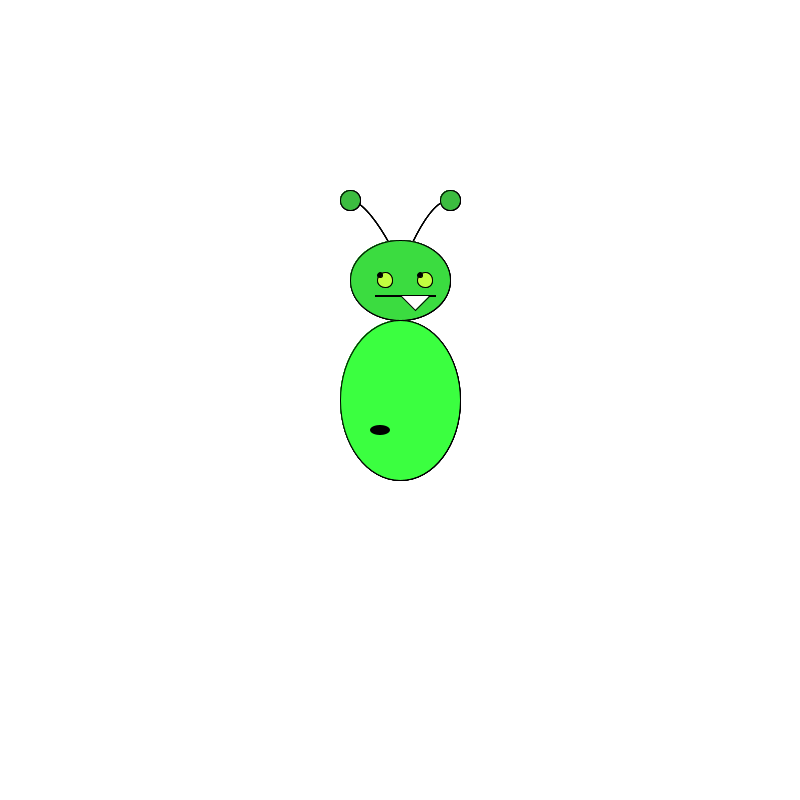
Frame 1 (no input)
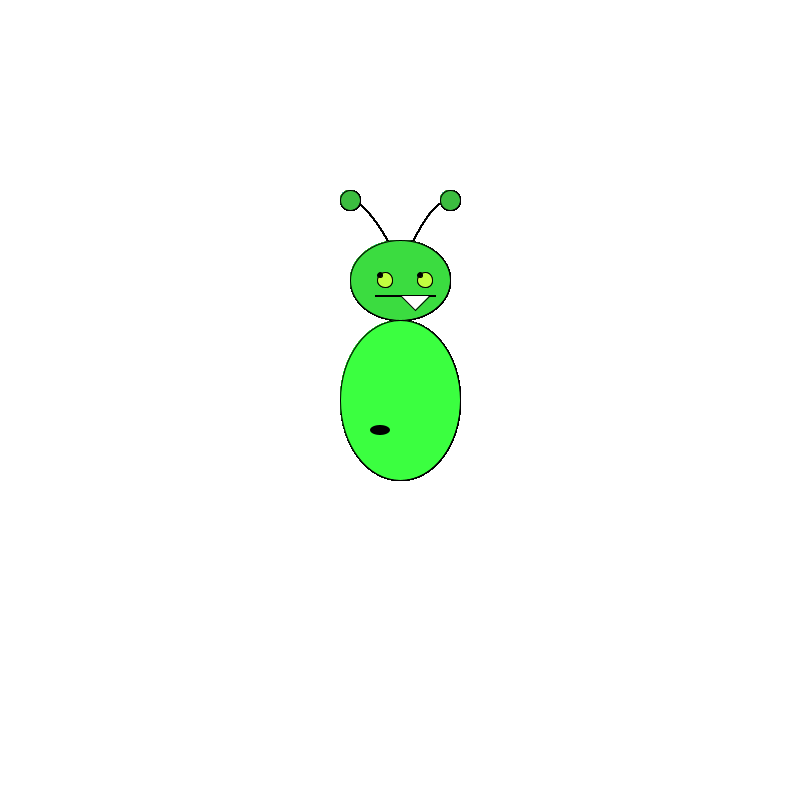
Frame 60 (the mouse pressed at the canvas centre just before this capture)
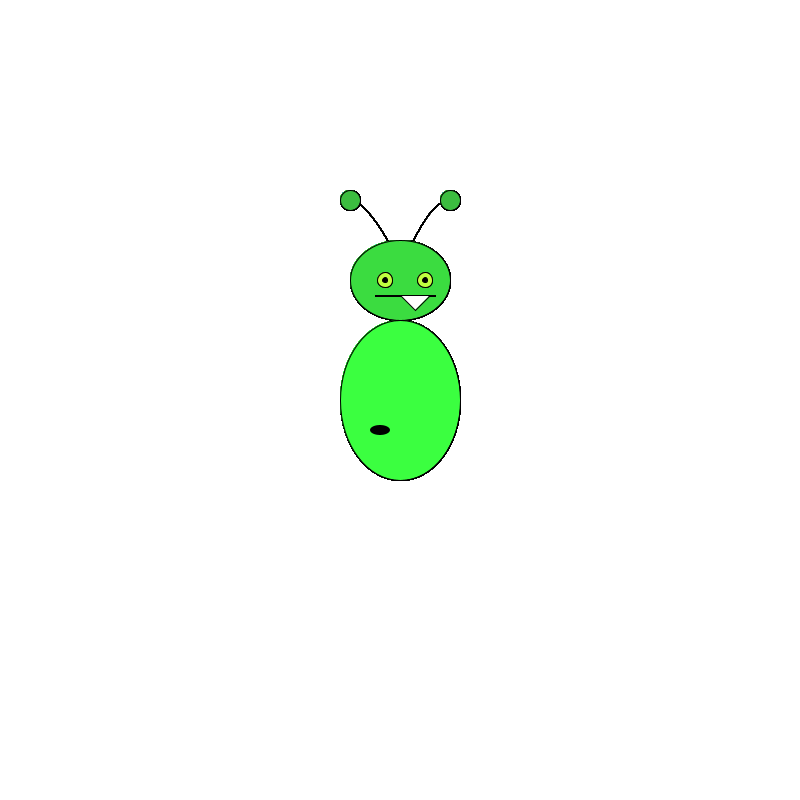
Frame 120 (the mouse held since frame 60 and released just before this capture)

The Processing sketch that drew these frames (run headless with seeded random() and noise(); from frame 60 on, the mouse is pressed at the canvas centre):

// Processing sketch: IsabelChen_Exercise5
// ── IsabelChen_Exercise5.pde
/* make a class called Monster
 a "class" is a datatype that has data and functionality
 think of a class as a "blueprint" for objects"
 !your classes should begin with a capital letter! */
 Monster fred, bill, bob, lucy, matt;
 float wanderX, wanderY;
 color wart = color(181, 35, 203);

void setup() {
  background(255);
  size(800, 800);
}

void draw() { //calling all the monsters
  wanderX = map(mouseX, 0, width, -5, 5);
   wanderY = map(mouseY, 0, height, -5, 5);
   
  //fred: center green monster
  fred = new Monster(0, 0, color(60, 189, 64), color(59, 220, 64), wart); //new instance of 'Monster' named 'fred'
  fred.monsterBody(120, 160);
  fred.head(100, 80);
  fred.eyes(wanderX, wanderY);
  
  //bill: blue monster
  bill = new Monster(0, 0, color(83, 98, 186), color(108, 171, 184), wart); //new instance of 'Monster' named 'fred'
  bill.monsterBody(120, 160);
  bill.head(100, 80);
  bill.eyes(wanderX, wanderY);
  
  //bob: purple monster
  bob = new Monster(0, 0, color(169, 57, 186), color(184, 160, 176), wart); //new instance of 'Monster' named 'fred'
  bob.monsterBody(120, 160);
  bob.head(100, 80);
  bob.eyes(wanderX, wanderY);
  
  //lucy: red monster
  lucy = new Monster(0, 0, color(186, 42, 53), color(184, 134, 130), wart); //new instance of 'Monster' named 'fred'
  lucy.monsterBody(120, 160);
  lucy.head(100, 80);
  lucy.eyes(wanderX, wanderY);
  
  //matt: center green monster
  matt = new Monster(0, 0, color(254, 232, 47), color(254, 232, 200), wart); //new instance of 'Monster' named 'fred'
  matt.monsterBody(120, 160);
  matt.head(100, 80);
  matt.eyes(wanderX, wanderY);
}

//eyes don't move when the wanderX and wanderY are in the update function... work in draw function
/*void update(){ //updates where the mouse is
   wanderX = map(mouseX, 0, width, -5, 5);
   wanderY = map(mouseY, 0, height, -5, 5);
}*/
// ── Monster.pde
//Tab for the Monster class
//used some code from GitHub 

class Monster {
  /*everything in here is what will encompass the Monster
   this is the class constructor. this is called with the 
   "new" line in the main code*/
   
  private color skin1, skin2, blink, wort;    // no accessible outside the class. Only internally.
  float x, y, wanderX, wanderY, percentScale;  // accessible outside the class, using the dot syntax
  boolean button;
  
  Monster(float tempX, float tempY, color sk1, color sk2, color wort_) { //these are the parameters as variables
    color skin1 = sk1;
    color skin2 = sk2;
    float x = tempX;
    float y = tempY;
    color wort = wort_;
    
    //Why do we have to rename these variables?
  }

  /* all the methods go below the constructor */
  void monsterBody(int wide, int tall) { //calling local variables
    smooth();
    curve(width/2 - 100 + x, width/2-100 + y, width/2 - 50 + x, width/2-200 + y, width/2 + 10 + x, width/2 -100 + y, width/2 -20 + x, width/2 + 20 + y); //left antenna
    curve(width/2 + 120 + x, width/2-80 + y, width/2 + 50 + x, width/2-200 + y, width/2 - 10 + x, width/2 - 100 + y, width/2 -20 + x, width/2 + 40 + y); //right antenna
    fill(59, 275, 64); //darker green
    ellipse(width/2 + x, width/2 + y, wide, tall); //body 120, 160
    fill(wort); // purple
    noStroke(); 
    ellipse(width/2 - 20 + x, width/2 + 30 + y, 20, 10);  //wart
  }

  void head(int wid, int hei) {
    fill(59, 220, 64); // lighter green
    stroke(0); 
    ellipse(width/2 + x, width/2 - 120 + y, wid, hei); //head 100, 80
    fill(0);
    rect(width/2 - 25 + x, width/2 - 105 + y, 60, 1); //mouth
    fill(255);
    triangle(width/2 + 15 + x, width/2 - 90 + y, width/2 + x, width/2-105 + y, width/2 + 30 + x, width/2 - 105 + y); //tooth
    eyes(wanderX, wanderY); //pass anything as parameters, only restricted to number of how many
    fill(60, 189, 64); //lighter green
    ellipse(width/2 - 50 + x, width/2 - 200 + y, 20, 20); // left antenna point
    ellipse(width/2 + 50 + x, width/2 - 200 + y, 20, 20); // right antenna point
    noFill();
  }

  void eyes(float wX, float wY) {
    fill(193, 255, 64); //greenish yellow
    ellipse(width/2 - 15 + x, width/2 - 120 + y, 15, 15); //left eye
    ellipse(width/2 + 25 + x, width/2 - 120 + y, 15, 15); //right eye
    fill(0);
    ellipse(width/2 - 15 + wX + x, width/2 - 120 + wY + y, 5, 5); //left pupil
    ellipse(width/2 + 25 + wX + x, width/2 - 120 + wY + y, 5, 5); //right pupil
    noFill();
  }
}
